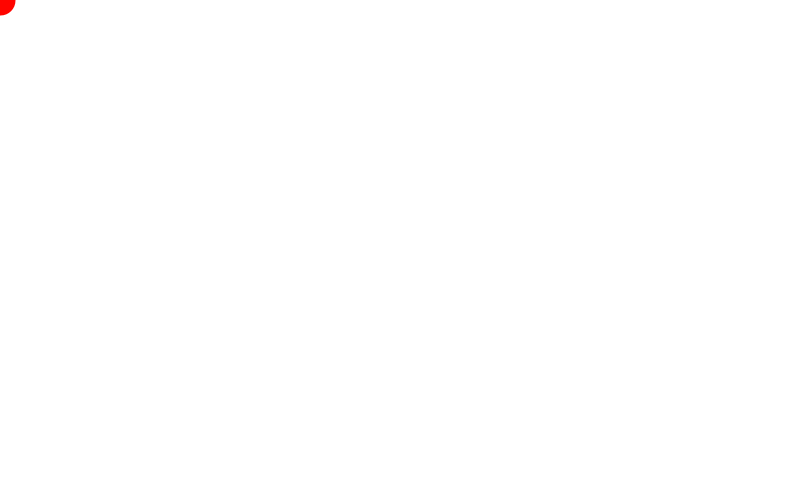
Frame 1 (no input)
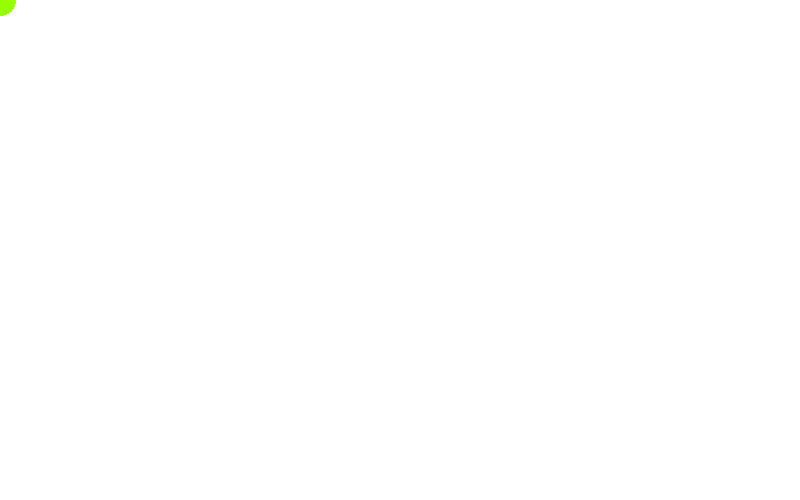
Frame 60 (the mouse pressed at the canvas centre just before this capture)
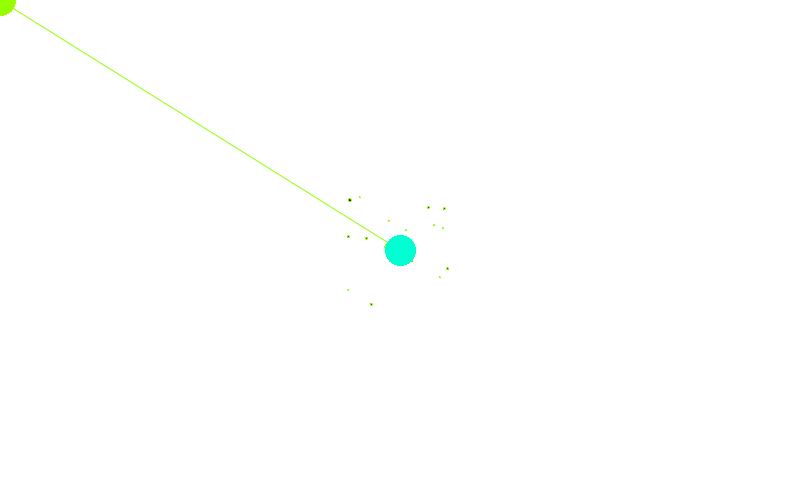
Frame 120 (the mouse held since frame 60 and released just before this capture)

The Processing sketch that drew these frames (run headless with seeded random() and noise(); from frame 60 on, the mouse is pressed at the canvas centre):

// Processing sketch: w06_extra01_pmouse_hsb
// ── w06_extra01_pmouse_hsb.pde
// IMA NYU Shanghai
// Kinetic Interfaces
// MOQN
// Sep 13 2016


void setup() {
  size(800, 500);
  background(255);
  colorMode(HSB);
}


void draw() {
  float distance = dist(pmouseX, pmouseY, mouseX, mouseY);
  float constrainedD = constrain(distance, 1, 30);
  float mappedD = map(constrainedD, 1, 30, 30, 1);

  stroke(frameCount%255, 255, 255);
  strokeWeight(mappedD);
  line(pmouseX, pmouseY, mouseX, mouseY);
  //ellipse(mouseX, mouseY, 30,30);

  if (distance > 30) {
    fill(255, 0, 0);
    int numOfDrops = round(distance*0.05);
    for ( int i=0; i<numOfDrops; i++) {
      int dropSize = round(random(3));
      ellipse(mouseX+random(-60, 60), mouseY+random(-60, 60), dropSize, dropSize);
    }
  }
}

void keyPressed() {
   //background(255);
}
